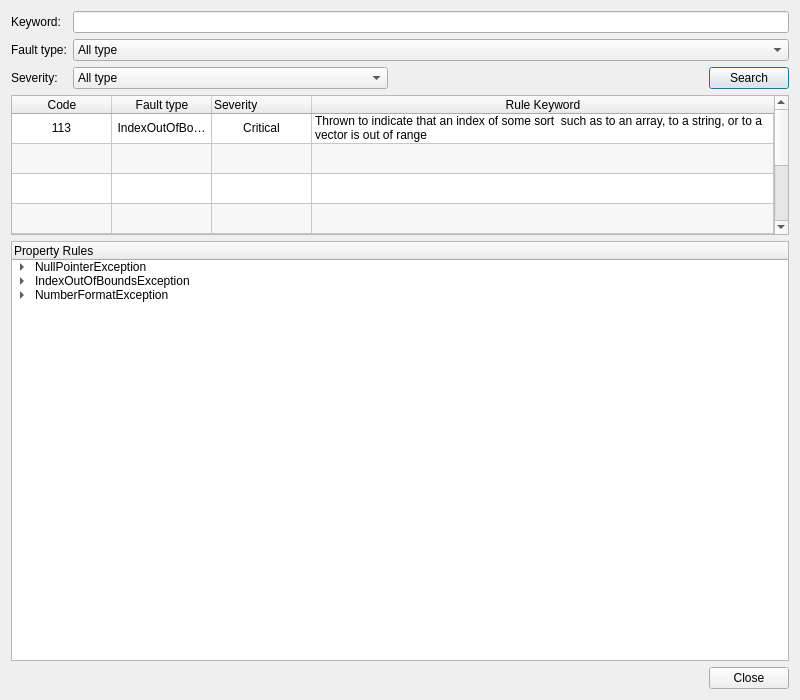
<?xml version="1.0" encoding="UTF-8"?>
<ui version="4.0">
 <class>AllRuleDescriptDialog</class>
 <widget class="QDialog" name="AllRuleDescriptDialog">
  <property name="geometry">
   <rect>
    <x>0</x>
    <y>0</y>
    <width>800</width>
    <height>700</height>
   </rect>
  </property>
  <property name="sizePolicy">
   <sizepolicy hsizetype="MinimumExpanding" vsizetype="MinimumExpanding">
    <horstretch>0</horstretch>
    <verstretch>0</verstretch>
   </sizepolicy>
  </property>
  <property name="minimumSize">
   <size>
    <width>800</width>
    <height>700</height>
   </size>
  </property>
  <property name="windowTitle">
   <string>Property Rule Description</string>
  </property>
  <layout class="QVBoxLayout" name="verticalLayout_3" stretch="0,1,3,0">
   <item>
    <layout class="QHBoxLayout" name="horizontalLayout_3">
     <property name="sizeConstraint">
      <enum>QLayout::SetMinimumSize</enum>
     </property>
     <item>
      <layout class="QVBoxLayout" name="verticalLayout">
       <item>
        <widget class="QLabel" name="label">
         <property name="text">
          <string>Keyword:</string>
         </property>
        </widget>
       </item>
       <item>
        <widget class="QLabel" name="label_2">
         <property name="text">
          <string>Fault type:</string>
         </property>
        </widget>
       </item>
       <item>
        <widget class="QLabel" name="label_3">
         <property name="text">
          <string>Severity:</string>
         </property>
        </widget>
       </item>
      </layout>
     </item>
     <item>
      <layout class="QVBoxLayout" name="verticalLayout_2">
       <item>
        <widget class="QLineEdit" name="lineEdit"/>
       </item>
       <item>
        <widget class="QComboBox" name="comboBox">
         <property name="contextMenuPolicy">
          <enum>Qt::DefaultContextMenu</enum>
         </property>
         <property name="currentIndex">
          <number>0</number>
         </property>
         <item>
          <property name="text">
           <string>All type</string>
          </property>
         </item>
         <item>
          <property name="text">
           <string>NullPointerException</string>
          </property>
         </item>
         <item>
          <property name="text">
           <string>IndexOutOfBoundsException</string>
          </property>
         </item>
         <item>
          <property name="text">
           <string>NumberFormatException</string>
          </property>
         </item>
        </widget>
       </item>
       <item>
        <layout class="QHBoxLayout" name="horizontalLayout_2">
         <item>
          <widget class="QComboBox" name="comboBox_2">
           <property name="sizePolicy">
            <sizepolicy hsizetype="Expanding" vsizetype="Fixed">
             <horstretch>0</horstretch>
             <verstretch>0</verstretch>
            </sizepolicy>
           </property>
           <item>
            <property name="text">
             <string>All type</string>
            </property>
           </item>
           <item>
            <property name="text">
             <string>Critical</string>
            </property>
           </item>
           <item>
            <property name="text">
             <string>Warning</string>
            </property>
           </item>
           <item>
            <property name="text">
             <string>Fatal</string>
            </property>
           </item>
          </widget>
         </item>
         <item>
          <spacer name="horizontalSpacer_2">
           <property name="orientation">
            <enum>Qt::Horizontal</enum>
           </property>
           <property name="sizeHint" stdset="0">
            <size>
             <width>40</width>
             <height>20</height>
            </size>
           </property>
          </spacer>
         </item>
         <item>
          <widget class="QPushButton" name="pushButton_2">
           <property name="sizePolicy">
            <sizepolicy hsizetype="Minimum" vsizetype="Preferred">
             <horstretch>0</horstretch>
             <verstretch>0</verstretch>
            </sizepolicy>
           </property>
           <property name="text">
            <string>Search</string>
           </property>
          </widget>
         </item>
        </layout>
       </item>
      </layout>
     </item>
    </layout>
   </item>
   <item>
    <widget class="QTableWidget" name="tableWidget">
     <property name="editTriggers">
      <set>QAbstractItemView::NoEditTriggers</set>
     </property>
     <property name="dragEnabled">
      <bool>false</bool>
     </property>
     <property name="alternatingRowColors">
      <bool>true</bool>
     </property>
     <property name="selectionMode">
      <enum>QAbstractItemView::SingleSelection</enum>
     </property>
     <property name="selectionBehavior">
      <enum>QAbstractItemView::SelectRows</enum>
     </property>
     <attribute name="horizontalHeaderCascadingSectionResizes">
      <bool>true</bool>
     </attribute>
     <attribute name="horizontalHeaderStretchLastSection">
      <bool>true</bool>
     </attribute>
     <attribute name="verticalHeaderVisible">
      <bool>false</bool>
     </attribute>
     <attribute name="verticalHeaderCascadingSectionResizes">
      <bool>false</bool>
     </attribute>
     <attribute name="verticalHeaderShowSortIndicator" stdset="0">
      <bool>false</bool>
     </attribute>
     <attribute name="verticalHeaderStretchLastSection">
      <bool>false</bool>
     </attribute>
     <row>
      <property name="text">
       <string>1</string>
      </property>
     </row>
     <row>
      <property name="text">
       <string>2</string>
      </property>
     </row>
     <row>
      <property name="text">
       <string>3</string>
      </property>
     </row>
     <row>
      <property name="text">
       <string>4</string>
      </property>
     </row>
     <row>
      <property name="text">
       <string>5</string>
      </property>
     </row>
     <row>
      <property name="text">
       <string>6</string>
      </property>
     </row>
     <row>
      <property name="text">
       <string>7</string>
      </property>
     </row>
     <row>
      <property name="text">
       <string>8</string>
      </property>
     </row>
     <column>
      <property name="text">
       <string>Code</string>
      </property>
     </column>
     <column>
      <property name="text">
       <string>Fault type</string>
      </property>
     </column>
     <column>
      <property name="text">
       <string>Severity</string>
      </property>
      <property name="textAlignment">
       <set>AlignLeading|AlignVCenter</set>
      </property>
     </column>
     <column>
      <property name="text">
       <string>Rule Keyword</string>
      </property>
     </column>
     <item row="0" column="0">
      <property name="text">
       <string>113</string>
      </property>
      <property name="textAlignment">
       <set>AlignCenter</set>
      </property>
     </item>
     <item row="0" column="1">
      <property name="text">
       <string>IndexOutOfBoundsException</string>
      </property>
      <property name="textAlignment">
       <set>AlignCenter</set>
      </property>
     </item>
     <item row="0" column="2">
      <property name="text">
       <string>Critical</string>
      </property>
      <property name="textAlignment">
       <set>AlignCenter</set>
      </property>
     </item>
     <item row="0" column="3">
      <property name="text">
       <string>Thrown to indicate that an index of some sort  such as to an array, to a string, or to a vector is out of range</string>
      </property>
     </item>
     <item row="1" column="2">
      <property name="textAlignment">
       <set>AlignCenter</set>
      </property>
     </item>
    </widget>
   </item>
   <item>
    <widget class="QTreeWidget" name="treeWidget">
     <column>
      <property name="text">
       <string>Property Rules</string>
      </property>
     </column>
     <item>
      <property name="text">
       <string>NullPointerException</string>
      </property>
      <item>
       <property name="text">
        <string>Rule 1</string>
       </property>
      </item>
      <item>
       <property name="text">
        <string>Rule 2</string>
       </property>
      </item>
      <item>
       <property name="text">
        <string>Rule 3</string>
       </property>
      </item>
     </item>
     <item>
      <property name="text">
       <string>IndexOutOfBoundsException</string>
      </property>
      <item>
       <property name="text">
        <string>113: Thrown to indicate that an index of some sort  such as to an array, to a string, or to a vector is out of range</string>
       </property>
      </item>
      <item>
       <property name="text">
        <string>Rule 5</string>
       </property>
      </item>
     </item>
     <item>
      <property name="text">
       <string>NumberFormatException</string>
      </property>
      <item>
       <property name="text">
        <string>Rule 6</string>
       </property>
      </item>
      <item>
       <property name="text">
        <string>Rule 7</string>
       </property>
      </item>
     </item>
    </widget>
   </item>
   <item>
    <layout class="QHBoxLayout" name="horizontalLayout">
     <item>
      <spacer name="horizontalSpacer">
       <property name="orientation">
        <enum>Qt::Horizontal</enum>
       </property>
       <property name="sizeHint" stdset="0">
        <size>
         <width>40</width>
         <height>20</height>
        </size>
       </property>
      </spacer>
     </item>
     <item>
      <widget class="QPushButton" name="pushButton">
       <property name="text">
        <string>Close</string>
       </property>
      </widget>
     </item>
    </layout>
   </item>
  </layout>
  <action name="actionTest">
   <property name="text">
    <string>test</string>
   </property>
  </action>
 </widget>
 <resources/>
 <connections/>
</ui>
